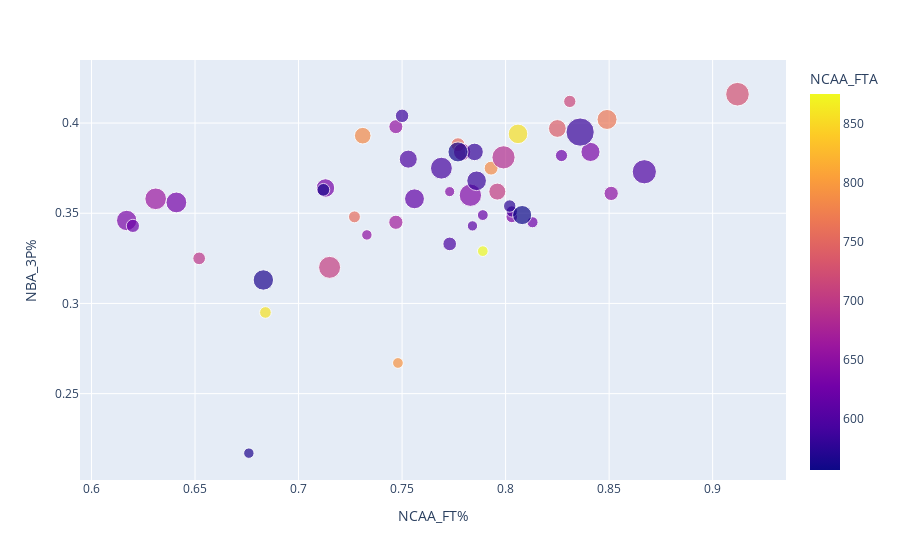

The notebook cell saved with this chart:
### Markdown cell above
A better correlation. How about we visualize the data

### Code cell
fig = px.scatter(nba_ncaa_data_df.sort_values(by=['NCAA_FTA'], ascending=False)[0:50], x="NCAA_FT%", y="NBA_3P%", size="NBA_3PA", color="NCAA_FTA", hover_data=["name"])
fig.show()

### Figure 1 — Plotly figure (JSON) as saved in the notebook; plotly's stock layout.template omitted (floating-point values rounded to 4 significant figures)
{"data": [{"customdata": [["Bryant Stith"], ["Derrick Coleman"], ["Hersey Hawkins"], ["Bimbo Coles"], ["Sean Elliott"], ["Jared Dudley"], ["Allan Houston"], ["Troy Murphy"], ["Lucious Harris"], ["CJ McCollum"], ["JJ Redick"], ["Doug McDermott"], ["Vernon Maxwell"], ["Sam Perkins"], ["Bob Sura"], ["Wesley Matthews"], ["Anthony Peeler"], ["Todd Day"], ["Dan Majerle"], ["Pat Garrity"], ["Devin Brown"], ["Keith Van Horn"], ["Kyle Singler"], ["Kemba Walker"], ["Earl Boykins"], ["Kevin Martin"], ["Antawn Jamison"], ["Clifford Robinson"], ["Isaiah Thomas"], ["Shabazz Napier"], ["Gary Neal"], ["Paul Millsap"], ["Ryan Gomes"], ["Steve Smith"], ["Eric Murdock"], ["Damian Lillard"], ["Danny Granger"], ["Jimmy Butler"], ["Isaiah Canaan"], ["Michael Finley"], ["Anthony Parker"], ["Reggie Miller"], ["Jameer Nelson"], ["George Hill"], ["Toney Douglas"], ["Andre Miller"], ["Allen Iverson"], ["Raef LaFrentz"], ["Shane Battier"], ["James Posey"]], "hovertemplate": "NCAA_FT%=%{x}<br>NBA_3P%=%{y}<br>NBA_3PA=%{marker.size}<br>name=%{customdata[0]}<br>NCAA_FTA=%{marker.color}<extra></extra>", "legendgroup": "", "marker": {"color": [875, 858, 856, 793, 786, 784, 767, 755, 755, 739, 726, 715, 706, 705, 696, 687, 670, 668, 662, 655, 652, 651, 643, 640, 638, 635, 635, 630, 630, 626, 624, 623, 620, 614, 610, 600, 598, 596, 593, 593, 587, 584, 584, 582, 576, 568, 567, 566, 561, 557], "coloraxis": "coloraxis", "size": [931, 1105, 3108, 943, 1572, 2241, 3247, 1578, 1155, 2563, 4526, 1224, 3931, 2348, 1303, 4367, 2445, 1646, 3798, 1587, 888, 1655, 826, 4062, 1104, 2969, 3365, 3515, 2781, 1000, 1203, 1410, 956, 3208, 863, 4764, 2644, 1514, 1042, 3880, 1474, 6486, 3134, 2499, 1256, 888, 3383, 1315, 3254, 2967], "sizemode": "area", "sizeref": 16.21, "symbol": "circle"}, "mode": "markers", "name": "", "orientation": "v", "showlegend": false, "type": "scatter", "x": [0.789, 0.684, 0.806, 0.748, 0.793, 0.731, 0.849, 0.777, 0.727, 0.825, 0.912, 0.831, 0.715, 0.796, 0.652, 0.799, 0.779, 0.747, 0.631, 0.747, 0.733, 0.851, 0.773, 0.783, 0.803, 0.841, 0.617, 0.641, 0.713, 0.813, 0.827, 0.62, 0.789, 0.756, 0.784, 0.867, 0.753, 0.773, 0.803, 0.769, 0.75, 0.836, 0.786, 0.785, 0.802, 0.676, 0.683, 0.712, 0.777, 0.808], "xaxis": "x", "y": [0.329, 0.295, 0.394, 0.267, 0.375, 0.393, 0.402, 0.388, 0.348, 0.397, 0.416, 0.412, 0.32, 0.362, 0.325, 0.381, 0.384, 0.345, 0.358, 0.398, 0.338, 0.361, 0.362, 0.36, 0.348, 0.384, 0.346, 0.356, 0.364, 0.345, 0.382, 0.343, 0.349, 0.358, 0.343, 0.373, 0.38, 0.333, 0.351, 0.375, 0.404, 0.395, 0.368, 0.384, 0.354, 0.217, 0.313, 0.363, 0.384, 0.349], "yaxis": "y"}], "layout": {"coloraxis": {"colorbar": {"title": {"text": "NCAA_FTA"}}, "colorscale": [[0, "#0d0887"], [0.1111, "#46039f"], [0.2222, "#7201a8"], [0.3333, "#9c179e"], [0.4444, "#bd3786"], [0.5556, "#d8576b"], [0.6667, "#ed7953"], [0.7778, "#fb9f3a"], [0.8889, "#fdca26"], [1, "#f0f921"]]}, "legend": {"itemsizing": "constant", "tracegroupgap": 0}, "margin": {"t": 60}, "xaxis": {"anchor": "y", "domain": [0, 1], "title": {"text": "NCAA_FT%"}}, "yaxis": {"anchor": "x", "domain": [0, 1], "title": {"text": "NBA_3P%"}}}}
